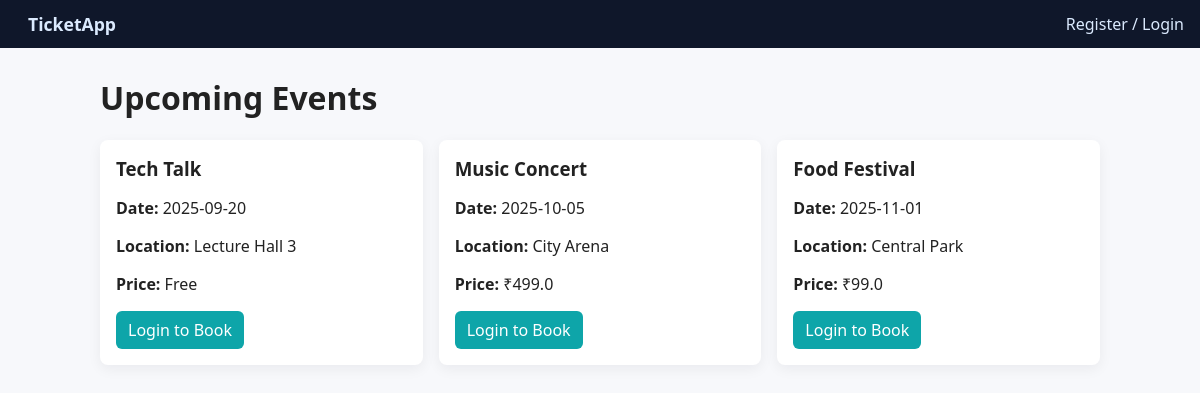
The page / on the database its author committed.
### tables this page shows
CREATE TABLE events (
        id INTEGER PRIMARY KEY AUTOINCREMENT,
        name TEXT NOT NULL,
        location TEXT NOT NULL,
        date TEXT NOT NULL,
        total_seats INTEGER NOT NULL,
        price REAL NOT NULL
    );

### app.py (the view)
@app.route("/")
def index():
    db = get_db()
    events = db.execute("SELECT * FROM events ORDER BY date").fetchall()
    return render_template("index.html", events=events)

### app.py (called while the page is built)
def get_db():
    if "db" not in g:
        g.db = sqlite3.connect(DATABASE)
        g.db.row_factory = sqlite3.Row
    return g.db

### templates/index.html (shortened to what this page needs)
{% extends "base.html" %}
{% block content %}
  <h1>Upcoming Events</h1>
  {% if events %}
    <div class="grid">
      {% for e in events %}
        <div class="card">
          <h3>{{ e['name'] }}</h3>
          <p><strong>Date:</strong> {{ e['date'] }}</p>
          <p><strong>Location:</strong> {{ e['location'] or 'TBA' }}</p>
          <p><strong>Price:</strong> {{ ('Free' if (e['price'] == 0 or e['price'] is none) else ('₹' ~ e['price'])) }}</p>
          <div class="card-actions">
            {% if session.username %}
              <a class="btn" href="{{ url_for('book', event_id=e['id']) }}">Book</a>
            {% else %}
              <a class="btn" href="{{ url_for('register') }}">Login to Book</a>
            {% endif %}
          </div>
        </div>
      {% endfor %}
    </div>
  {% else %}
    <p>No events found.</p>
  {% endif %}
{% endblock %}

### templates/base.html (shortened to what this page needs)
<!doctype html>
<html lang="en">
<head>
  <link rel="stylesheet" href="{{ url_for('static', filename='style.css') }}">
</head>
<body>
  <nav class="nav">
    <a href="{{ url_for('index') }}" class="brand">TicketApp</a>
    <div class="nav-right">
      {% if session.username %}
        <span class="muted">Hi, {{ session.username }}</span>
        <a href="{{ url_for('dashboard') }}">Dashboard</a>
        {% if session.is_admin %}<a href="{{ url_for('admin') }}">Admin</a>{% endif %}
        <a href="{{ url_for('logout') }}">Logout</a>
      {% else %}
        <a href="{{ url_for('register') }}">Register / Login</a>
      {% endif %}
    </div>
  </nav>
  <main class="container">
    {% block content %}{% endblock %}
  </main>
</body>
</html>

### static/style.css (style rules this page uses)
body { font-family: system-ui, -apple-system, "Segoe UI", Roboto, "Helvetica Neue", Arial; margin:0; color:#222; background:#f7f8fb; }
.container { max-width: 1000px; margin: 28px auto; padding: 0 16px; }
.nav { background: #0f172a; color: #fff; padding: 12px 16px; display:flex; justify-content:space-between; align-items:center; }
.nav a { color: #dbeafe; text-decoration:none; margin-left:12px; }
.brand { font-weight:700; font-size:1.1rem; color:#fff; text-decoration:none; }
.grid { display:grid; grid-template-columns: repeat(auto-fill,minmax(260px,1fr)); gap:16px; margin-top:16px; }
.card { background:#fff; padding:16px; border-radius:8px; box-shadow: 0 4px 14px rgba(16,24,40,0.06); }
.card h3 { margin:0 0 8px; }
.card-actions { margin-top:12px; }
.btn { display:inline-block; padding:8px 12px; background:#0ea5a9; color:#fff; text-decoration:none; border-radius:6px; border:none; cursor:pointer; }

### rows shown on the page
events: name "Tech Talk", date "2025-09-20", location "Lecture Hall 3", price "Free"
events: name "Music Concert", date "2025-10-05", location "City Arena", price "₹499.0"
events: name "Food Festival", date "2025-11-01", location "Central Park", price "₹99.0"
